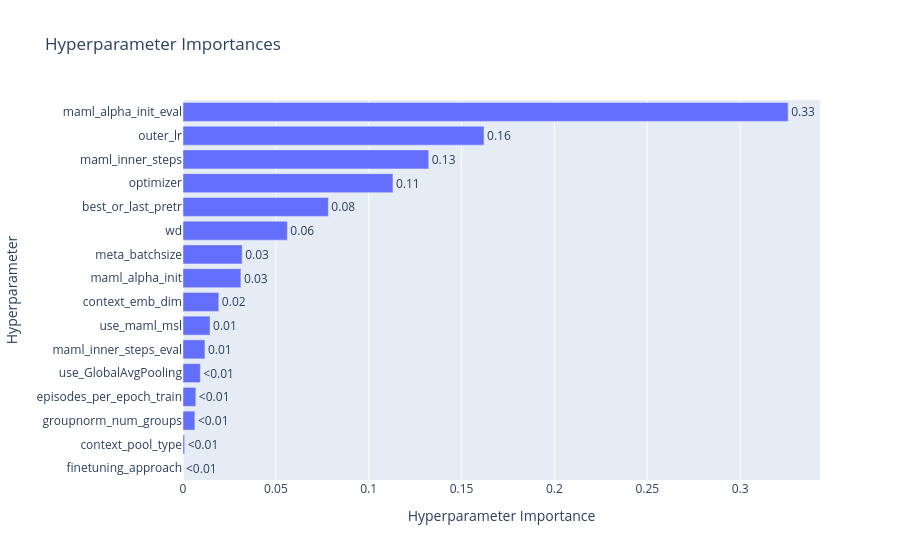

Write notebook code for a chart like this one.
### Code cell
# 2. Plot Hyperparameter Importance
try:
    fig_imp = plot_param_importances(study)
    fig_imp.show()
except Exception as e:
    print(f"Could not plot importance (might need more trials): {e}")

### Figure 1 — Plotly figure (JSON) as saved in the notebook; plotly's stock layout.template omitted (floating-point values rounded to 4 significant figures)
{"data": [{"cliponaxis": false, "hovertemplate": ["finetuning_approach (CategoricalDistribution): 0.0<extra></extra>", "context_pool_type (CategoricalDistribution): 0.0008784198206983155<extra></extra>", "groupnorm_num_groups (CategoricalDistribution): 0.006391942971827379<extra></extra>", "episodes_per_epoch_train (CategoricalDistribution): 0.00692033789752957<extra></extra>", "use_GlobalAvgPooling (CategoricalDistribution): 0.009329792661728923<extra></extra>", "maml_inner_steps_eval (CategoricalDistribution): 0.011814209322024491<extra></extra>", "use_maml_msl (CategoricalDistribution): 0.014552832306815644<extra></extra>", "context_emb_dim (CategoricalDistribution): 0.01929075161883847<extra></extra>", "maml_alpha_init (FloatDistribution): 0.031190723015055686<extra></extra>", "meta_batchsize (CategoricalDistribution): 0.031845954374341366<extra></extra>", "wd (FloatDistribution): 0.05618671529383188<extra></extra>", "best_or_last_pretr (CategoricalDistribution): 0.07827653457678099<extra></extra>", "optimizer (CategoricalDistribution): 0.11305175815828507<extra></extra>", "maml_inner_steps (CategoricalDistribution): 0.1323192211750909<extra></extra>", "outer_lr (FloatDistribution): 0.16209539854280267<extra></extra>", "maml_alpha_init_eval (FloatDistribution): 0.3258554082643488<extra></extra>"], "name": "Objective Value", "orientation": "h", "text": ["<0.01", "<0.01", "<0.01", "<0.01", "<0.01", "0.01", "0.01", "0.02", "0.03", "0.03", "0.06", "0.08", "0.11", "0.13", "0.16", "0.33"], "textposition": "outside", "type": "bar", "x": [0, 0.0008784, 0.006392, 0.00692, 0.00933, 0.01181, 0.01455, 0.01929, 0.03119, 0.03185, 0.05619, 0.07828, 0.1131, 0.1323, 0.1621, 0.3259], "y": ["finetuning_approach", "context_pool_type", "groupnorm_num_groups", "episodes_per_epoch_train", "use_GlobalAvgPooling", "maml_inner_steps_eval", "use_maml_msl", "context_emb_dim", "maml_alpha_init", "meta_batchsize", "wd", "best_or_last_pretr", "optimizer", "maml_inner_steps", "outer_lr", "maml_alpha_init_eval"]}], "layout": {"title": {"text": "Hyperparameter Importances"}, "xaxis": {"title": {"text": "Hyperparameter Importance"}}, "yaxis": {"title": {"text": "Hyperparameter"}}}}
